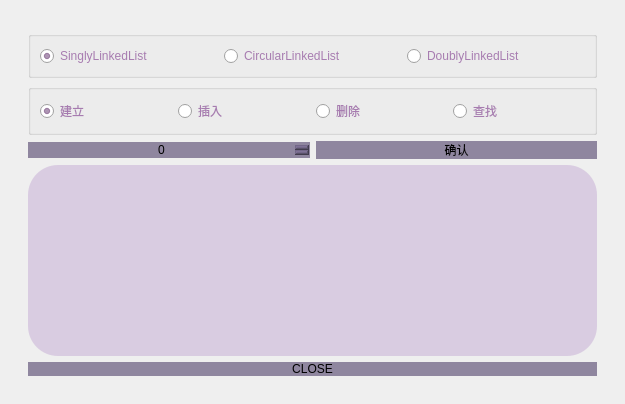
<?xml version="1.0" encoding="UTF-8"?>
<ui version="4.0">
 <class>Dialog</class>
 <widget class="QDialog" name="Dialog">
  <property name="enabled">
   <bool>true</bool>
  </property>
  <property name="geometry">
   <rect>
    <x>0</x>
    <y>0</y>
    <width>625</width>
    <height>404</height>
   </rect>
  </property>
  <property name="sizePolicy">
   <sizepolicy hsizetype="Preferred" vsizetype="Preferred">
    <horstretch>0</horstretch>
    <verstretch>0</verstretch>
   </sizepolicy>
  </property>
  <property name="baseSize">
   <size>
    <width>0</width>
    <height>0</height>
   </size>
  </property>
  <property name="font">
   <font>
    <stylestrategy>PreferAntialias</stylestrategy>
   </font>
  </property>
  <property name="windowTitle">
   <string>Dialog</string>
  </property>
  <property name="styleSheet">
   <string notr="true"/>
  </property>
  <property name="sizeGripEnabled">
   <bool>false</bool>
  </property>
  <layout class="QHBoxLayout" name="horizontalLayout_4">
   <item>
    <widget class="QGroupBox" name="groupBox_3">
     <property name="sizePolicy">
      <sizepolicy hsizetype="Expanding" vsizetype="Expanding">
       <horstretch>0</horstretch>
       <verstretch>0</verstretch>
      </sizepolicy>
     </property>
     <property name="maximumSize">
      <size>
       <width>16777215</width>
       <height>16777212</height>
      </size>
     </property>
     <property name="sizeIncrement">
      <size>
       <width>0</width>
       <height>0</height>
      </size>
     </property>
     <property name="styleSheet">
      <string notr="true">QGroupBox#groupBox_3 {
color:rgb(167,124,176);
background-image: url(:/b.jpg);
background-position: center;
background-repeat: no-repeat;
background-size: cover; /* 按父容器的大小自动缩放图片，覆盖整个背景 */
border-radius: 20px; 
border: none;  /* 去掉边框 */
}
QPushButton{
background-color: rgba(103, 91, 126, 180);
border: none;  /* 去掉边框 */
}
QSpinBox{
background-color: rgba(103, 91, 126, 180);
border: none;  /* 去掉边框 */
}
QRadioButton{
color:rgb(167,124,176);
}
QTextBrowser {
background-color:rgba(130, 62, 169, 50);
border: none;  /* 去掉边框 */
border-radius: 30px;  /* 设置圆角半径 */
}</string>
     </property>
     <property name="title">
      <string/>
     </property>
     <layout class="QHBoxLayout" name="horizontalLayout_5">
      <item>
       <layout class="QVBoxLayout" name="verticalLayout">
        <property name="sizeConstraint">
         <enum>QLayout::SetMinAndMaxSize</enum>
        </property>
        <property name="leftMargin">
         <number>5</number>
        </property>
        <property name="topMargin">
         <number>5</number>
        </property>
        <property name="rightMargin">
         <number>5</number>
        </property>
        <property name="bottomMargin">
         <number>5</number>
        </property>
        <item>
         <widget class="QGroupBox" name="groupBox">
          <property name="title">
           <string/>
          </property>
          <layout class="QHBoxLayout" name="horizontalLayout">
           <item>
            <widget class="QRadioButton" name="radioButton_single">
             <property name="text">
              <string>SinglyLinkedList</string>
             </property>
             <property name="checked">
              <bool>true</bool>
             </property>
            </widget>
           </item>
           <item>
            <widget class="QRadioButton" name="radioButton_circular">
             <property name="text">
              <string>CircularLinkedList</string>
             </property>
            </widget>
           </item>
           <item>
            <widget class="QRadioButton" name="radioButton_double">
             <property name="text">
              <string>DoublyLinkedList</string>
             </property>
            </widget>
           </item>
          </layout>
         </widget>
        </item>
        <item>
         <widget class="QGroupBox" name="groupBox_2">
          <property name="minimumSize">
           <size>
            <width>0</width>
            <height>0</height>
           </size>
          </property>
          <property name="styleSheet">
           <string notr="true"/>
          </property>
          <property name="title">
           <string/>
          </property>
          <layout class="QHBoxLayout" name="horizontalLayout_2">
           <item>
            <widget class="QRadioButton" name="radioButton_create">
             <property name="text">
              <string>建立</string>
             </property>
             <property name="checked">
              <bool>true</bool>
             </property>
            </widget>
           </item>
           <item>
            <widget class="QRadioButton" name="radioButton_insert">
             <property name="text">
              <string>插入</string>
             </property>
            </widget>
           </item>
           <item>
            <widget class="QRadioButton" name="radioButton_delete">
             <property name="text">
              <string>删除</string>
             </property>
            </widget>
           </item>
           <item>
            <widget class="QRadioButton" name="radioButton_find">
             <property name="text">
              <string>查找</string>
             </property>
            </widget>
           </item>
          </layout>
         </widget>
        </item>
        <item>
         <layout class="QHBoxLayout" name="horizontalLayout_3">
          <item>
           <widget class="QSpinBox" name="spinBox_num">
            <property name="alignment">
             <set>Qt::AlignCenter</set>
            </property>
            <property name="minimum">
             <number>-999</number>
            </property>
            <property name="maximum">
             <number>999</number>
            </property>
           </widget>
          </item>
          <item>
           <widget class="QPushButton" name="pushButton_ok">
            <property name="styleSheet">
             <string notr="true">QPushButton{
background-color: rgba(103, 91, 126, 180)
}</string>
            </property>
            <property name="text">
             <string>确认</string>
            </property>
           </widget>
          </item>
         </layout>
        </item>
        <item>
         <widget class="QTextBrowser" name="textBrowser">
          <property name="font">
           <font>
            <family>仿宋</family>
           </font>
          </property>
          <property name="styleSheet">
           <string notr="true"/>
          </property>
         </widget>
        </item>
        <item>
         <widget class="QPushButton" name="pushButton">
          <property name="text">
           <string>CLOSE</string>
          </property>
         </widget>
        </item>
       </layout>
      </item>
     </layout>
    </widget>
   </item>
  </layout>
 </widget>
 <resources/>
 <connections>
  <connection>
   <sender>pushButton</sender>
   <signal>clicked()</signal>
   <receiver>Dialog</receiver>
   <slot>close()</slot>
   <hints>
    <hint type="sourcelabel">
     <x>312</x>
     <y>383</y>
    </hint>
    <hint type="destinationlabel">
     <x>312</x>
     <y>201</y>
    </hint>
   </hints>
  </connection>
 </connections>
</ui>
